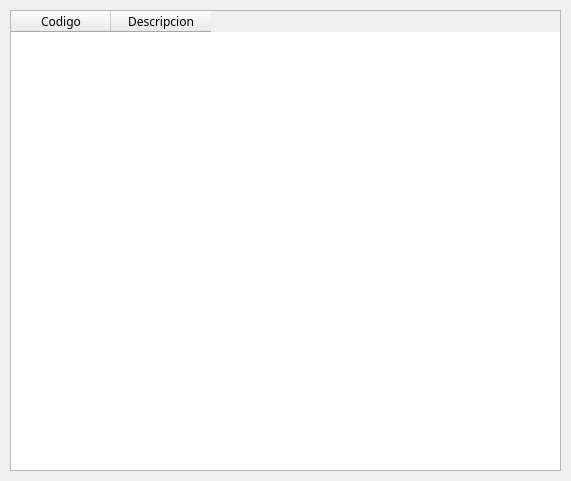
<?xml version="1.0" encoding="UTF-8"?>
<ui version="4.0">
 <class>widgetListarHabilidades</class>
 <widget class="QWidget" name="widgetListarHabilidades">
  <property name="geometry">
   <rect>
    <x>0</x>
    <y>0</y>
    <width>571</width>
    <height>481</height>
   </rect>
  </property>
  <property name="cursor">
   <cursorShape>PointingHandCursor</cursorShape>
  </property>
  <property name="windowTitle">
   <string>Listar Habilidades</string>
  </property>
  <widget class="QTableWidget" name="tableWidget">
   <property name="geometry">
    <rect>
     <x>10</x>
     <y>10</y>
     <width>551</width>
     <height>461</height>
    </rect>
   </property>
   <column>
    <property name="text">
     <string>Codigo</string>
    </property>
    <property name="font">
     <font>
      <family>Ubuntu Condensed</family>
     </font>
    </property>
   </column>
   <column>
    <property name="text">
     <string>Descripcion</string>
    </property>
    <property name="font">
     <font>
      <family>Ubuntu Condensed</family>
     </font>
    </property>
   </column>
  </widget>
 </widget>
 <resources/>
 <connections/>
</ui>
